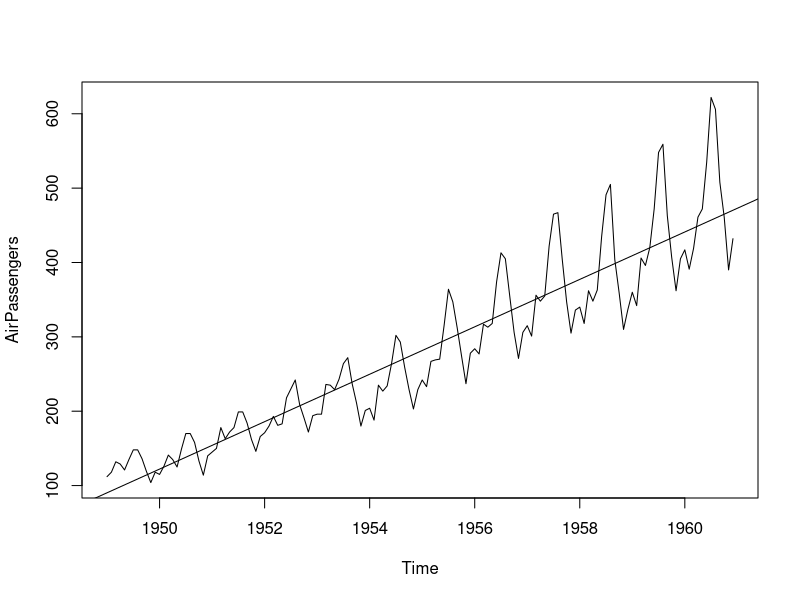
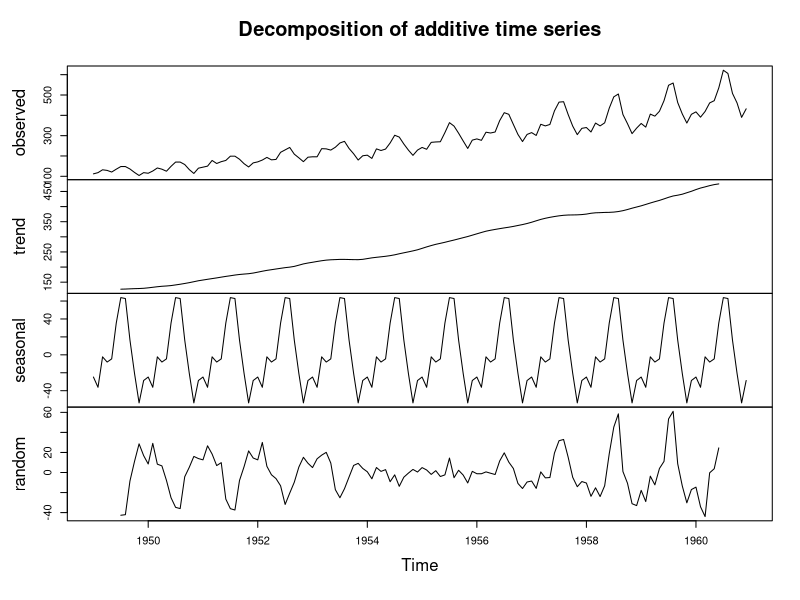
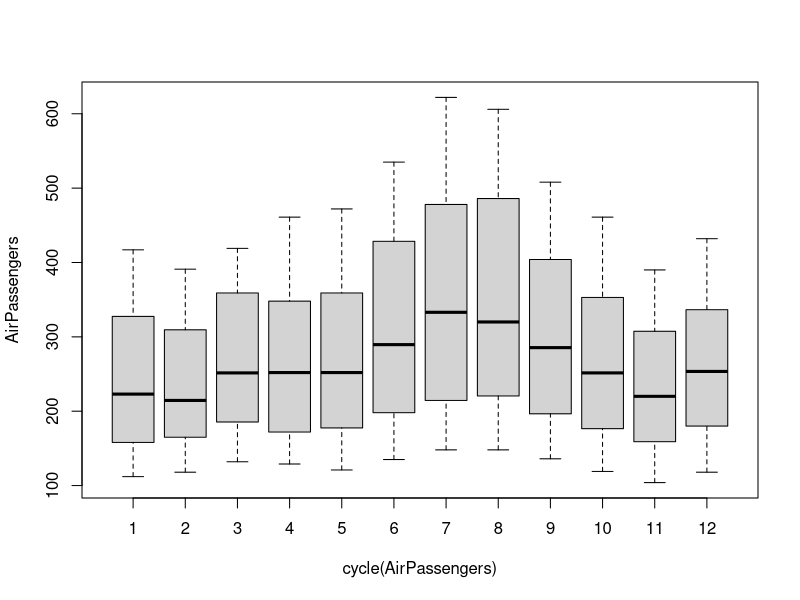
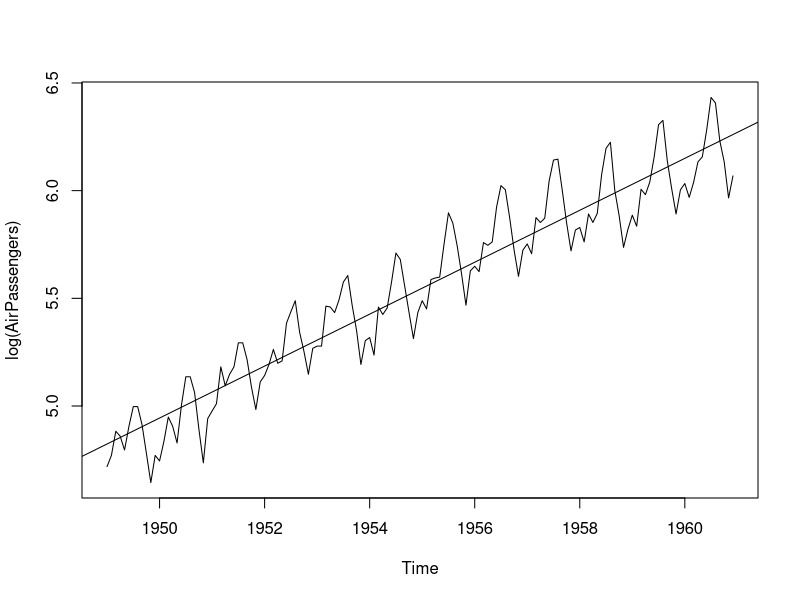
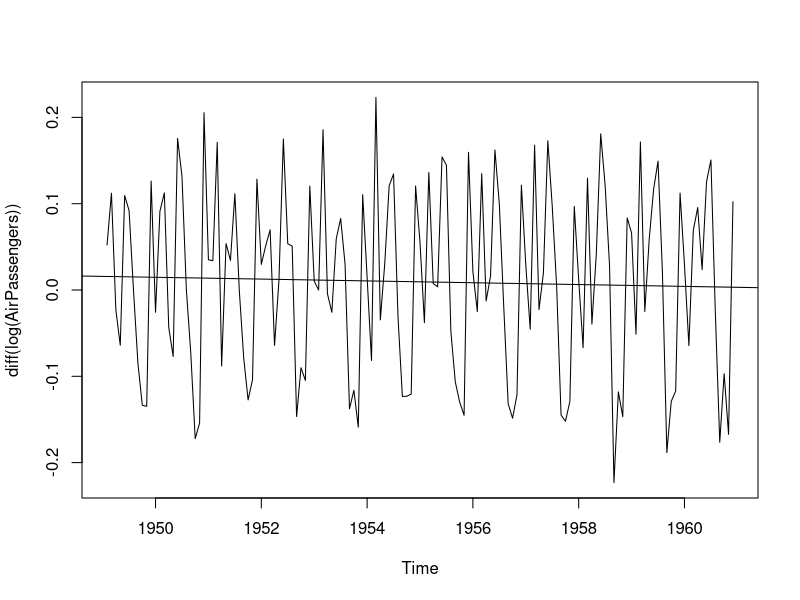
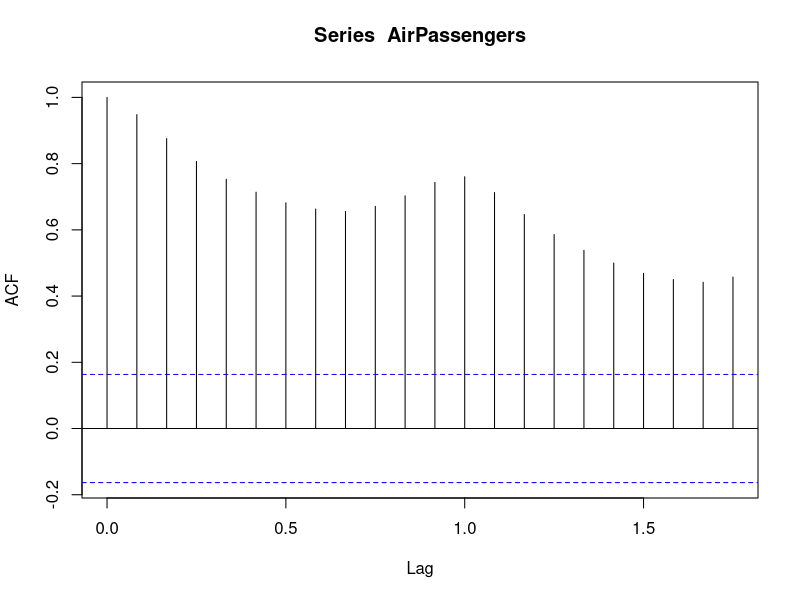
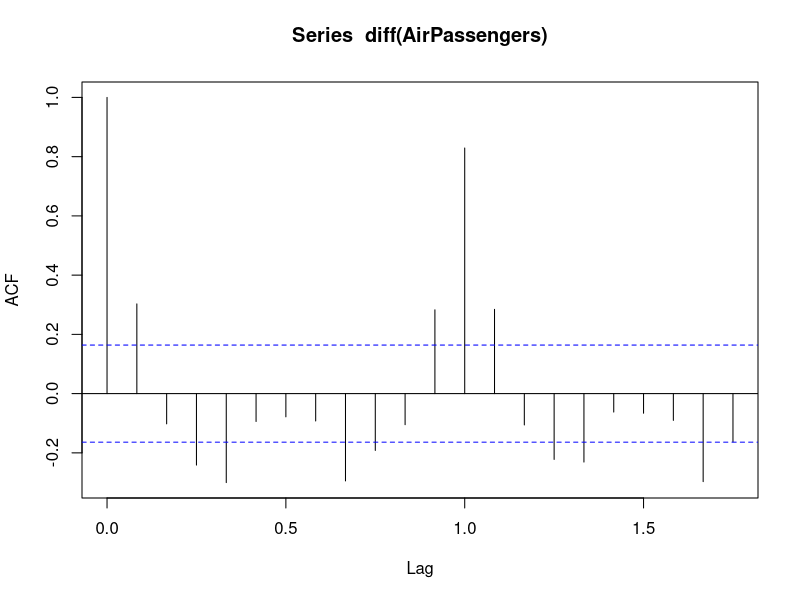
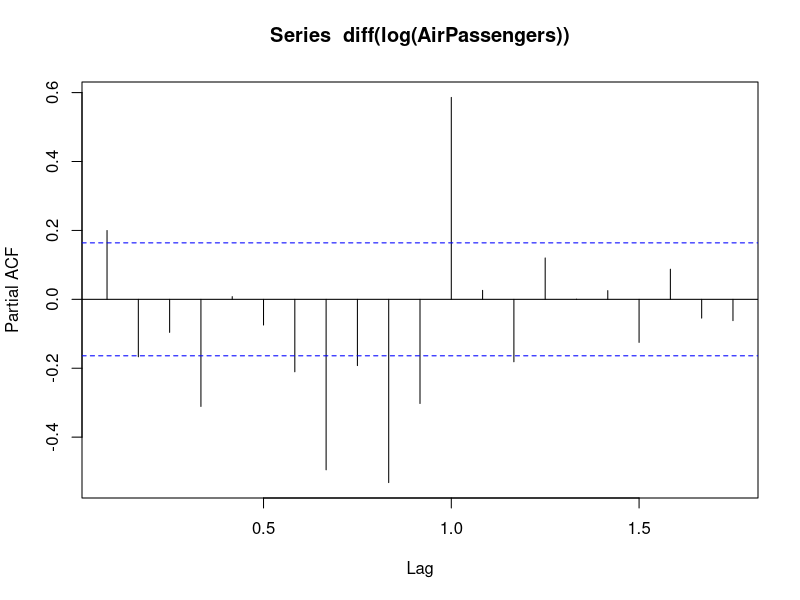

Write the R code that produced these figures, in order.
setwd("C:/Users/enerc/OneDrive/Desktop/data science/sessions/r_training")
getwd()


AirPassengers


# 1. Implement the arima model on top of the 'AirPassengers' dataset & store the result 
# in 'mod_time' 
# 2. Predict the values for the next 20 years & store the result in 'pred_time' 
# 3. Plot the actual values & the predicted values



# AirPassengers is not-stationary and first we have to make Airpassengers stationary

plot(AirPassengers)
abline(lm(AirPassengers~time(AirPassengers)))  #because mean and variance are not constanti.e it in non-stationary

plot(decompose(AirPassengers))     #to decompose the plot we use log

boxplot(AirPassengers~cycle(AirPassengers))  # to create cyclical pattern

plot(log(AirPassengers))   # to make variance equal
abline(lm(log(AirPassengers)~time(log(AirPassengers))))

plot(diff(log(AirPassengers)))   # To make the mean constant we use diff
abline(lm(diff(log(AirPassengers))~time(diff(log(AirPassengers)))))

acf(AirPassengers)
acf(diff(AirPassengers))    # To get the value of q
pacf(diff(log(AirPassengers))) # To get the value of p

# to get the value of p, q, is the line number before the inverted line of acf and pacf and to get the value of d is how many time diff is used
  # p  d  q 
  # 0  1  1

arima(log(AirPassengers), c(0,1,1), seasonal = list(order = c(0,1,1), period = 12)) -> mod_time

predict(mod_time,20*12) -> pred_time    # All values of pred_time will be in log value
pred_time

2.718^pred_time$pred -> pred_time  # to convert the log values in normal values 
pred_time

ts.plot(AirPassengers, pred_time, log = "y", lty = c(1,3), main = " Forcested values")    # 1 represent the solid line and 3 represent the dotted line



